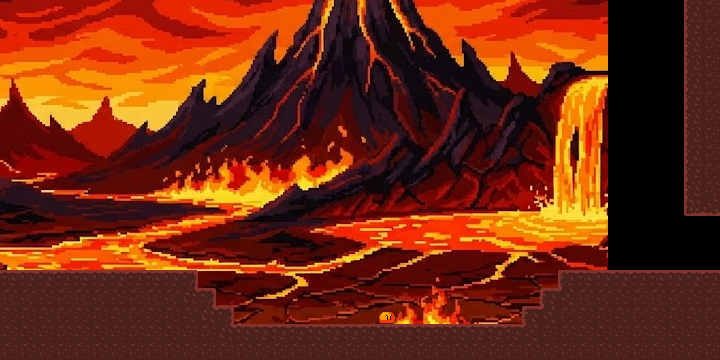

A 2D game scene composited from a Tiled map and its tileset images. What follows is a short description and the map's XML, with each tile layer's data collapsed to a summary:
An orthogonal 40x20 tile map with 18x18 px tiles, 4 tile layers (Capa pared, Capa decorativos, Capa plataformas, Capa enemigos fuego), 1 image layer and 12 objects (10x platform).

<map version="1.10" tiledversion="1.11.2" orientation="orthogonal" renderorder="right-down" width="40" height="20" tilewidth="18" tileheight="18" infinite="0" nextlayerid="14" nextobjectid="36">
 <tileset firstgid="1" source="../../tilesets_niveles/TileMap PixelPlatformer.tsx" />
 <imagelayer id="3" name="Capa fondo" offsetx="-334" offsety="-117.333" parallaxy="0.8">
  <image source="../../../backgrounds/background1.png" width="942" height="514" />
 </imagelayer>
 <layer id="13" name="Capa pared" width="40" height="20">
  <data>[800 cells, 0 non-empty, 0 distinct tile ids]</data>
 </layer>
 <objectgroup id="4" name="Transitions">
  <object id="2" x="-61.8333" y="81.8335" width="60.6667" height="242.333">
   <properties>
    <property name="direction" value="left" />
    <property name="targetMap" value="zona-3.tmx" />
    <property name="targetSpawnX" type="float" value="800" />
    <property name="targetSpawnY" type="float" value="165" />
    <property name="transitionType" value="instant" />
   </properties>
  </object>
  <object id="23" x="720" y="104.75" width="60.6667" height="242.333">
   <properties>
    <property name="direction" value="left" />
    <property name="targetMap" value="nivel-1/zona-1.tmx" />
    <property name="targetSpawnX" type="float" value="20" />
    <property name="targetSpawnY" type="float" value="225" />
    <property name="transitionType" value="instant" />
   </properties>
  </object>
 </objectgroup>
 <layer id="2" name="Capa decorativos" width="40" height="20">
  <data>[800 cells, 0 non-empty, 0 distinct tile ids]</data>
 </layer>
 <layer id="1" name="Capa plataformas" width="40" height="20">
  <data>[800 cells, 170 non-empty, 9 distinct tile ids]</data>
 </layer>
 <objectgroup id="6" name="Interactables">
  <object id="6" type="platform" gid="123" x="702" y="216" width="18" height="18">
   <properties>
    <property name="active" type="bool" value="true" />
    <property name="tag" value="puerta" />
   </properties>
  </object>
  <object id="7" type="platform" gid="123" x="702" y="234" width="18" height="18">
   <properties>
    <property name="active" type="bool" value="true" />
    <property name="tag" value="puerta" />
   </properties>
  </object>
  <object id="8" type="platform" gid="123" x="702" y="252" width="18" height="18">
   <properties>
    <property name="active" type="bool" value="true" />
    <property name="tag" value="puerta" />
   </properties>
  </object>
  <object id="9" type="platform" gid="123" x="702" y="270" width="18" height="18">
   <properties>
    <property name="active" type="bool" value="true" />
    <property name="tag" value="puerta" />
   </properties>
  </object>
  <object id="10" type="platform" gid="123" x="702" y="288" width="18" height="18">
   <properties>
    <property name="active" type="bool" value="true" />
    <property name="tag" value="puerta" />
   </properties>
  </object>
  <object id="11" type="platform" gid="26" x="684" y="288" width="18" height="18">
   <properties>
    <property name="active" type="bool" value="true" />
    <property name="tag" value="puerta" />
   </properties>
  </object>
  <object id="12" type="platform" gid="122" x="684" y="270" width="18" height="18">
   <properties>
    <property name="active" type="bool" value="true" />
    <property name="tag" value="puerta" />
   </properties>
  </object>
  <object id="13" type="platform" gid="122" x="684" y="252" width="18" height="18">
   <properties>
    <property name="active" type="bool" value="true" />
    <property name="tag" value="puerta" />
   </properties>
  </object>
  <object id="14" type="platform" gid="122" x="684" y="234" width="18" height="18">
   <properties>
    <property name="active" type="bool" value="true" />
    <property name="tag" value="puerta" />
   </properties>
  </object>
  <object id="15" type="platform" gid="122" x="684" y="216" width="18" height="18">
   <properties>
    <property name="active" type="bool" value="true" />
    <property name="tag" value="puerta" />
   </properties>
  </object>
 </objectgroup>
 <layer id="5" name="Capa enemigos fuego" class="Enemy" width="40" height="20">
  <properties>
   <property name="elementType" value="FIRE" />
   <property name="patrolRange" type="float" value="100" />
   <property name="targetTag" value="puerta" />
  </properties>
  <data>[800 cells, 1 non-empty, 1 distinct tile ids]</data>
 </layer>
</map>
